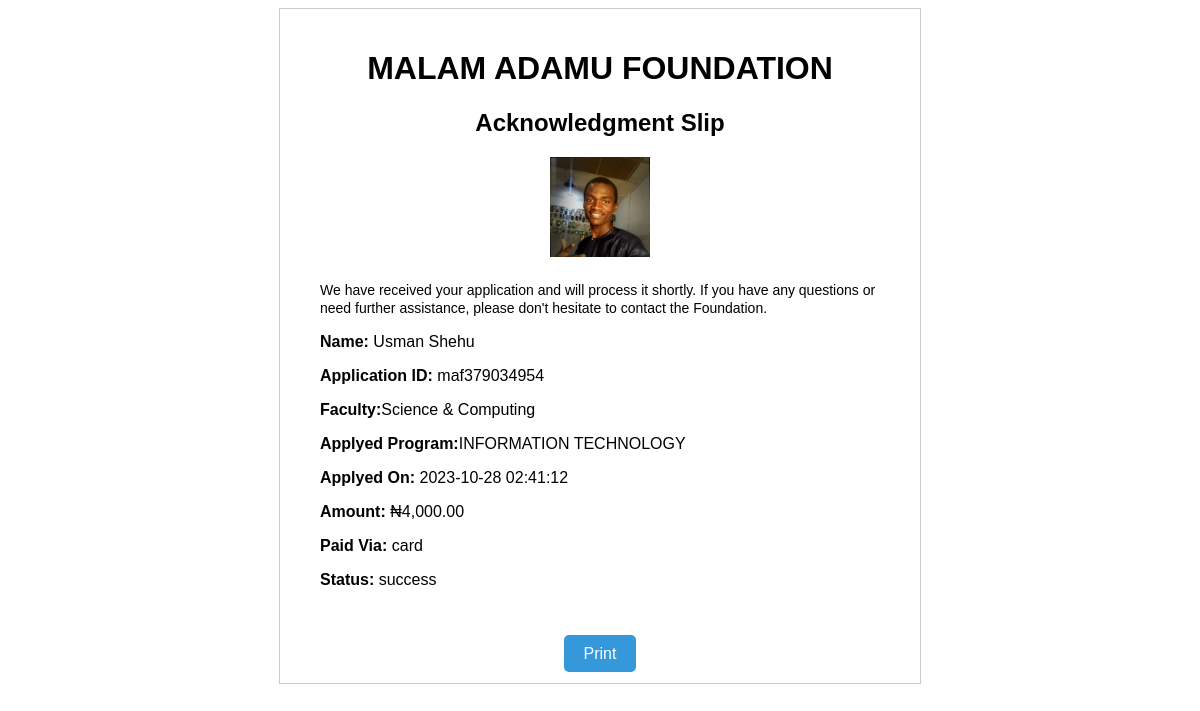
Page /acknowledgment_slip.php (signed in) on the committed database.
### tables this page shows
CREATE TABLE `signup` (
  `id` int(11) NOT NULL,
  `first_name` varchar(50) NOT NULL,
  `last_name` varchar(50) NOT NULL,
  `other_name` varchar(50) NOT NULL,
  `email` varchar(100) NOT NULL,
  `rank` varchar(20) NOT NULL,
  `status` int(1) NOT NULL,
  `password` varchar(255) NOT NULL,
  `created_at` timestamp NOT NULL DEFAULT current_timestamp(),
  `updated_at` timestamp NOT NULL DEFAULT current_timestamp() ON UPDATE current_timestamp()
);

CREATE TABLE `applicants` (
  `id` int(11) NOT NULL,
  `student_id` int(11) DEFAULT NULL,
  `phone` varchar(15) DEFAULT NULL,
  `dob` date DEFAULT NULL,
  `state` varchar(50) DEFAULT NULL,
  `lga` varchar(50) DEFAULT NULL,
  `address` text DEFAULT NULL,
  `next_of_kin` varchar(100) DEFAULT NULL,
  `nok_address` text DEFAULT NULL,
  `nok_email` varchar(100) DEFAULT NULL,
  `relation` varchar(50) DEFAULT NULL,
  `passport_path` varchar(255) DEFAULT NULL,
  `status` int(11) NOT NULL COMMENT '1=accepted, 2=rejected'
);

CREATE TABLE `payments` (
  `id` int(11) NOT NULL,
  `student_id` int(11) NOT NULL,
  `message` text NOT NULL,
  `status` varchar(255) NOT NULL,
  `reference` varchar(255) NOT NULL,
  `amount` decimal(10,2) NOT NULL,
  `paid_at` datetime NOT NULL,
  `channel` varchar(255) DEFAULT NULL,
  `currency` varchar(3) NOT NULL,
  `ip_address` varchar(45) NOT NULL
);

CREATE TABLE `faculty` (
  `id` int(11) NOT NULL,
  `name` varchar(100) NOT NULL
);

CREATE TABLE `programs` (
  `id` int(11) NOT NULL,
  `faculty_id` int(11) NOT NULL,
  `name` varchar(100) NOT NULL
);

### acknowledgment_slip.php (the view, shortened to what this page needs)
<?php
include("includes/config.php");
if (isset($_SESSION['email'])) {
    $student_id =  $_SESSION['id'];
    $query = "SELECT programs.name AS 'program', faculty.name AS 'faculty', applicants.passport_path,signup.first_name,signup.last_name,payments.reference,payments.paid_at,payments.channel,payments.amount,payments.status FROM `signup`
              JOIN applicants ON signup.id = applicants.student_id
              JOIN payments ON signup.id = payments.student_id
              JOIN choice_of_study ON signup.id = choice_of_study.applicant_id
              JOIN faculty ON faculty.id = choice_of_study.faculty
              JOIN programs ON programs.faculty_id = choice_of_study.program
              WHERE payments.student_id = ?";
    $stmt = mysqli_prepare($conn, $query);
    mysqli_stmt_bind_param($stmt, "i", $student_id);
    mysqli_stmt_execute($stmt);
    $result = mysqli_stmt_get_result($stmt);
    $user_data = mysqli_fetch_assoc($result);
    $amount_data = $user_data['amount']?? '0';
    $amount =number_format($amount_data / 100, 2);
}
if (empty($user_data['reference']) || empty($user_data['status'])) {
    echo "<center>No Payment Has Been Made</center>";
}else{
?>
<!DOCTYPE html>
<html>
<head>
</head>
<body>
    <div class="container">
        <div class="header">
            <h1>MALAM ADAMU FOUNDATION</h1>
            <h2>Acknowledgment Slip</h2>
            <?php if (!empty($user_data['passport_path'])) { ?>
             <img src="<?= $user_data['passport_path'] ?>" alt="Passport Image" style="max-width: 100px;">
            <?php } ?>
        </div>
        <div class="content">
            <font style="font-size: 14px;">We have received your application and will process it shortly. If you have any questions or need further assistance, please don't hesitate to contact the Foundation.</font>
            <p><strong>Name:</strong> <?= $user_data['first_name'].' '.$user_data['last_name'] ?? '' ?></p>
            <p><strong>Application ID:</strong> <?= $user_data['reference'] ?? '' ?></p>
            <p><strong>Faculty:</strong><?= $user_data['faculty'] ?? '' ?></p>
            <p><strong>Applyed Program:</strong><?= $user_data['program'] ?? '' ?></p>
            <p><strong>Applyed On:</strong> <?= $user_data['paid_at'] ?? '' ?></p>
            <p><strong>Amount:</strong> &#8358;<?= $amount ?? '' ?></p>
            <p><strong>Paid Via:</strong> <?= $user_data['channel'] ?? '' ?></p>
            <p><strong>Status:</strong> <?= $user_data['status'] ?? '' ?></p>
        </div>
        <div class="button-container">
            <a href="#" class="return-button" onclick="print()" >Print</a>
        </div>
    </div>
</body>
</html>
<?php } ?>

### acknowledgment_slip.php (style rules this page uses)
body { font-family: Arial, sans-serif; }
.container { width: 80%; max-width: 600px; margin: 0 auto; padding: 20px; border: 1px solid #ccc; background: #fff; }
.header { text-align: center; }
.content { padding: 20px; }
.button-container { text-align: center; margin-top: 20px; }
.return-button { background-color: #3498db; color: #fff; padding: 10px 20px; text-decoration: none; border-radius: 5px; }

### rows in the picture
signup: applicants.passport_path (picture), first_name+last_name "Usman Shehu", payments.reference "maf379034954", faculty.name "Science & Computing", programs.name "INFORMATION TECHNOLOGY", payments.paid_at "2023-10-28 02:41:12", payments.amount "4,000.00", payments.channel "card", payments.status "success"
